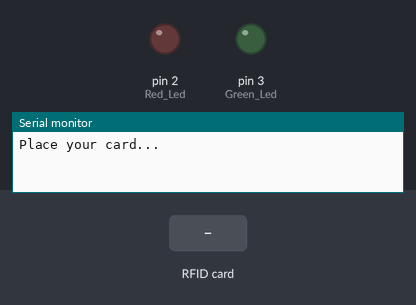
Bench run of a sketch on a simulated Arduino Uno, built with avr-gcc and run on an emulated ATmega328P. Parts: output pins drawn as LEDs (lit = HIGH), the last lines printed to the serial monitor. The test bench sets the inputs (shaded band). Pins used as bus, display or sensor lines are not drawn.

Above: at 1.2 s.
1.3 s: RFID card EB 32 FF 03 held to the reader
At 2.7 s:
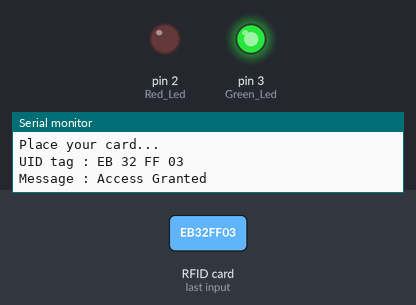
4.3 s: RFID card 5E 7A 19 C4 held to the reader
At 5.2 s:
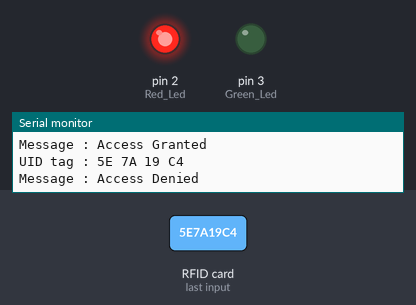
Timing chart, 0 to 7.8 s (numbered marks = the images above; inputs shaded):
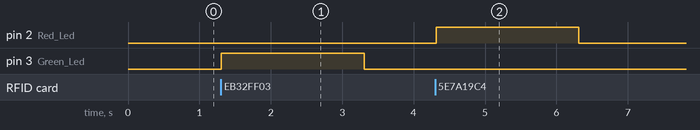

Measured:
- after the input at 1.3 s, pin 3 (Green_Led): LOW → HIGH at once, → LOW 2.0 s later
- after the input at 4.3 s, pin 2 (Red_Led): LOW → HIGH at once, → LOW 2.0 s later

The sketch:

Rfid_Basic.ino
```cpp
#include <SPI.h>
#include <MFRC522.h>

#define SS_PIN 10
#define RST_PIN 9

#define Green_Led 3
#define Red_Led   2

MFRC522 mfrc522(SS_PIN, RST_PIN);

void setup()
{
  Serial.begin(9600);
  SPI.begin();
  mfrc522.PCD_Init();
  pinMode(Green_Led, OUTPUT);
  pinMode(Red_Led, OUTPUT);
  Serial.println("Place your card...");
  Serial.println();
}

void loop()
{
  // Look for new cards
  if ( ! mfrc522.PICC_IsNewCardPresent())
  {
    return;
  }
  // Select one of the cards
  if ( ! mfrc522.PICC_ReadCardSerial())
  {
    return;
  }
  //Show UID on serial monitor
  Serial.print("UID tag :");
  String content= "";

  for (byte i = 0; i < mfrc522.uid.size; i++)
  {
     Serial.print(mfrc522.uid.uidByte[i] < 0x10 ? " 0" : " ");
     Serial.print(mfrc522.uid.uidByte[i], HEX);
     content.concat(String(mfrc522.uid.uidByte[i] < 0x10 ? " 0" : " "));
     content.concat(String(mfrc522.uid.uidByte[i], HEX));
  }
  Serial.println();
  Serial.print("Message : ");
  content.toUpperCase();

  if (content.substring(1) == "EB 32 FF 03")
  {
    Serial.println("Access Granted");
    Serial.println();
    digitalWrite(Green_Led, HIGH);
    delay(2000);
    digitalWrite(Green_Led, LOW);
  }
 else
 {
    Serial.println("Access Denied");
    digitalWrite(Red_Led, HIGH);
    delay(2000);
    digitalWrite(Red_Led, LOW);
  }
}
```
